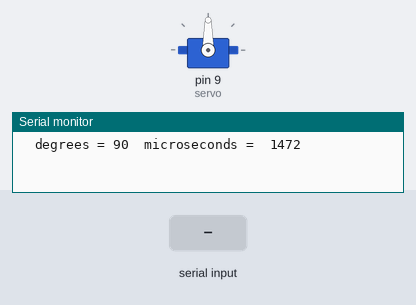
Recording of a sketch running on a simulated Arduino Uno, built with avr-gcc and run on an emulated ATmega328P. Shown: servo, the last lines printed to the serial monitor. The inputs (shaded band) are chosen by the test bench.

Above: at 1.2 s.
1.3 s: "90,45\n" received over Serial
At 2.5 s:
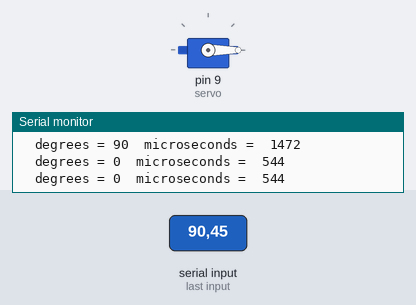
Timing chart, 0 to 4.3 s (numbered marks = the images above; inputs shaded):
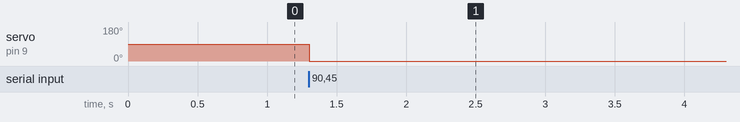

Measured:
- after the input at 1.3 s, servo on pin 9 (servo): 90° → 0° at once

The sketch:

servo-go-to-uS.ino
```cpp
/*
 Try this test sketch with the Servo library to see how your
 servo responds to different settings, type a position from
 544 to 2400 in the top of serial monitor and hit [ENTER],
 start at 1472 and work your way toward zero (544) 50 micros at
 a time, then toward 2400.
*/
#include <Servo.h>
Servo servo;

void setup() {
  // initialize serial:
  Serial.begin(9600); //set serial monitor baud rate to match
  servo.writeMicroseconds(1472);
  servo.attach(9);
  prntIt();
}

void loop() {
  // if there's any serial available, read it:
  while (Serial.available() > 0) {

    // look for the next valid integer in the incoming serial stream:
    int pos = Serial.parseInt();
    pos = constrain(pos, 400, 2400);
    servo.writeMicroseconds(pos);
    prntIt();
    Serial.read(); //make sure to clear the buffer of \0
  }
}
void prntIt()
{
  Serial.print("  degrees = ");
  Serial.print(servo.read());
  Serial.print("\t");
  Serial.print("microseconds =  ");
  Serial.println(servo.readMicroseconds());
}
```
